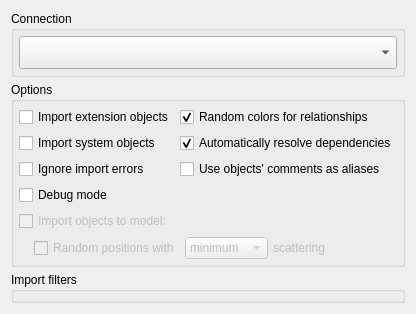
             <widget class="QWidget" name="layoutWidget">
              <layout class="QVBoxLayout" name="verticalLayout">
               <property name="spacing">
                <number>5</number>
               </property>
               <item>
                <widget class="QGroupBox" name="connection_gb">
                 <property name="sizePolicy">
                  <sizepolicy hsizetype="Preferred" vsizetype="Fixed">
                   <horstretch>0</horstretch>
                   <verstretch>0</verstretch>
                  </sizepolicy>
                 </property>
                 <property name="focusPolicy">
                  <enum>Qt::FocusPolicy::TabFocus</enum>
                 </property>
                 <property name="title">
                  <string>Connection</string>
                 </property>
                 <layout class="QHBoxLayout" name="horizontalLayout">
                  <property name="spacing">
                   <number>5</number>
                  </property>
                  <property name="leftMargin">
                   <number>5</number>
                  </property>
                  <property name="topMargin">
                   <number>5</number>
                  </property>
                  <property name="rightMargin">
                   <number>5</number>
                  </property>
                  <property name="bottomMargin">
                   <number>5</number>
                  </property>
                  <item>
                   <widget class="QComboBox" name="connections_cmb">
                    <property name="sizePolicy">
                     <sizepolicy hsizetype="Expanding" vsizetype="Fixed">
                      <horstretch>0</horstretch>
                      <verstretch>0</verstretch>
                     </sizepolicy>
                    </property>
                    <property name="sizeAdjustPolicy">
                     <enum>QComboBox::SizeAdjustPolicy::AdjustToMinimumContentsLengthWithIcon</enum>
                    </property>
                    <property name="iconSize">
                     <size>
                      <width>25</width>
                      <height>25</height>
                     </size>
                    </property>
                   </widget>
                  </item>
                 </layout>
                </widget>
               </item>
               <item>
                <widget class="QGroupBox" name="options_gb">
                 <property name="sizePolicy">
                  <sizepolicy hsizetype="Preferred" vsizetype="Preferred">
                   <horstretch>0</horstretch>
                   <verstretch>0</verstretch>
                  </sizepolicy>
                 </property>
                 <property name="title">
                  <string>Options</string>
                 </property>
                 <layout class="QGridLayout" name="gridLayout_2">
                  <property name="leftMargin">
                   <number>5</number>
                  </property>
                  <property name="topMargin">
                   <number>5</number>
                  </property>
                  <property name="rightMargin">
                   <number>5</number>
                  </property>
                  <property name="bottomMargin">
                   <number>5</number>
                  </property>
                  <item row="1" column="1">
                   <widget class="QCheckBox" name="resolve_deps_chk">
                    <property name="sizePolicy">
                     <sizepolicy hsizetype="Expanding" vsizetype="Fixed">
                      <horstretch>0</horstretch>
                      <verstretch>0</verstretch>
                     </sizepolicy>
                    </property>
                    <property name="toolTip">
                     <string>&lt;p&gt;Resolve some of the object's dependencies by querying the catalog when a needed object does not exists on the loaded set. In some cases it's necessary to combine this option with others below. This option does not applies to database level objects like role, tablespace and language as well for data types, extensions.&lt;/p&gt;</string>
                    </property>
                    <property name="statusTip">
                     <string/>
                    </property>
                    <property name="whatsThis">
                     <string/>
                    </property>
                    <property name="text">
                     <string>Automatically resolve dependencies</string>
                    </property>
                    <property name="checked">
                     <bool>true</bool>
                    </property>
                   </widget>
                  </item>
                  <item row="0" column="0">
                   <widget class="QCheckBox" name="import_ext_objs_chk">
                    <property name="sizePolicy">
                     <sizepolicy hsizetype="Fixed" vsizetype="Fixed">
                      <horstretch>0</horstretch>
                      <verstretch>0</verstretch>
                     </sizepolicy>
                    </property>
                    <property name="toolTip">
                     <string>&lt;p&gt;Enables the import of objects created by extensions. Generally there is no need to check this option but if there are objects in the database that directly references this category of objects this mode must be enabled.&lt;/p&gt;</string>
                    </property>
                    <property name="statusTip">
                     <string/>
                    </property>
                    <property name="whatsThis">
                     <string/>
                    </property>
                    <property name="text">
                     <string>Import extension objects</string>
                    </property>
                   </widget>
                  </item>
                  <item row="8" column="0" colspan="2">
                   <layout class="QVBoxLayout" name="import_to_model_lt">
                    <property name="spacing">
                     <number>5</number>
                    </property>
                    <property name="leftMargin">
                     <number>15</number>
                    </property>
                    <property name="bottomMargin">
                     <number>0</number>
                    </property>
                    <item>
                     <layout class="QHBoxLayout" name="horizontalLayout_5">
                      <property name="spacing">
                       <number>5</number>
                      </property>
                      <property name="leftMargin">
                       <number>0</number>
                      </property>
                      <property name="bottomMargin">
                       <number>0</number>
                      </property>
                      <item>
                       <widget class="QCheckBox" name="rand_obj_pos_chk">
                        <property name="enabled">
                         <bool>false</bool>
                        </property>
                        <property name="sizePolicy">
                         <sizepolicy hsizetype="Preferred" vsizetype="Fixed">
                          <horstretch>0</horstretch>
                          <verstretch>0</verstretch>
                         </sizepolicy>
                        </property>
                        <property name="toolTip">
                         <string>&lt;p&gt;When checked this option causes the imported tables to be placed in random positions without changing the positions of the objects previously existing on the model. If this option is unchecked, all tables will be placed at the position (0, 0).&lt;/p&gt;</string>
                        </property>
                        <property name="text">
                         <string>Random positions with</string>
                        </property>
                       </widget>
                      </item>
                      <item>
                       <widget class="QComboBox" name="scattering_lvl_cmb">
                        <property name="enabled">
                         <bool>false</bool>
                        </property>
                        <property name="toolTip">
                         <string>&lt;p&gt;Determines the amount of space used to scatter the tables in the canvas increasing the distance between them.&lt;/p&gt;</string>
                        </property>
                        <property name="currentIndex">
                         <number>0</number>
                        </property>
                        <property name="sizeAdjustPolicy">
                         <enum>QComboBox::SizeAdjustPolicy::AdjustToContents</enum>
                        </property>
                        <item>
                         <property name="text">
                          <string>minimum</string>
                         </property>
                        </item>
                        <item>
                         <property name="text">
                          <string>medium</string>
                         </property>
                        </item>
                        <item>
                         <property name="text">
                          <string>maximum</string>
                         </property>
                        </item>
                       </widget>
                      </item>
                      <item>
                       <widget class="QLabel" name="scattering_lbl">
                        <property name="enabled">
                         <bool>false</bool>
                        </property>
                        <property name="sizePolicy">
                         <sizepolicy hsizetype="Expanding" vsizetype="Preferred">
                          <horstretch>0</horstretch>
                          <verstretch>0</verstretch>
                         </sizepolicy>
                        </property>
                        <property name="text">
                         <string>scattering</string>
                        </property>
                        <property name="margin">
                         <number>0</number>
                        </property>
                       </widget>
                      </item>
                     </layout>
                    </item>
                   </layout>
                  </item>
                  <item row="6" column="0">
                   <widget class="QCheckBox" name="debug_mode_chk">
                    <property name="sizePolicy">
                     <sizepolicy hsizetype="Fixed" vsizetype="Fixed">
                      <horstretch>0</horstretch>
                      <verstretch>0</verstretch>
                     </sizepolicy>
                    </property>
                    <property name="toolTip">
                     <string>&lt;p&gt;All catalog queries and the created objects' source code are printed on the standard output (stdout) and the &lt;strong&gt;Debug&lt;/strong&gt; tab. This option prevents the automatic closing of the import dialog when the reverse engineering process finishes.&lt;/p&gt;</string>
                    </property>
                    <property name="statusTip">
                     <string/>
                    </property>
                    <property name="whatsThis">
                     <string/>
                    </property>
                    <property name="text">
                     <string>Debug mode</string>
                    </property>
                   </widget>
                  </item>
                  <item row="7" column="0">
                   <widget class="QCheckBox" name="import_to_model_chk">
                    <property name="enabled">
                     <bool>false</bool>
                    </property>
                    <property name="sizePolicy">
                     <sizepolicy hsizetype="Fixed" vsizetype="Fixed">
                      <horstretch>0</horstretch>
                      <verstretch>0</verstretch>
                     </sizepolicy>
                    </property>
                    <property name="toolTip">
                     <string>&lt;p&gt;Create all imported objects in the current working model instead of creating a new one. This option implies in ignoring any import error.&lt;/p&gt;</string>
                    </property>
                    <property name="statusTip">
                     <string/>
                    </property>
                    <property name="text">
                     <string>Import objects to model:</string>
                    </property>
                    <property name="checked">
                     <bool>false</bool>
                    </property>
                   </widget>
                  </item>
                  <item row="1" column="0">
                   <widget class="QCheckBox" name="import_sys_objs_chk">
                    <property name="sizePolicy">
                     <sizepolicy hsizetype="Fixed" vsizetype="Fixed">
                      <horstretch>0</horstretch>
                      <verstretch>0</verstretch>
                     </sizepolicy>
                    </property>
                    <property name="toolTip">
                     <string>&lt;p&gt;Enables the import of system built-in objects. It's recommend to select only those objects that are directly referenced by the ones to be imported. WARNING: Try to import a huge set of system objects can bloat the resultant model or even crash pgModeler due to memory/cpu overuse.&lt;/p&gt;</string>
                    </property>
                    <property name="statusTip">
                     <string/>
                    </property>
                    <property name="whatsThis">
                     <string/>
                    </property>
                    <property name="text">
                     <string>Import system objects</string>
                    </property>
                   </widget>
                  </item>
                  <item row="0" column="1">
                   <widget class="QCheckBox" name="rand_rel_color_chk">
                    <property name="sizePolicy">
                     <sizepolicy hsizetype="Expanding" vsizetype="Fixed">
                      <horstretch>0</horstretch>
                      <verstretch>0</verstretch>
                     </sizepolicy>
                    </property>
                    <property name="toolTip">
                     <string>&lt;p&gt;Random colors will be assigned to imported relationships facilitating the identification of links between tables mainly in large models.&lt;/p&gt;</string>
                    </property>
                    <property name="statusTip">
                     <string/>
                    </property>
                    <property name="text">
                     <string>Random colors for relationships</string>
                    </property>
                    <property name="checked">
                     <bool>true</bool>
                    </property>
                   </widget>
                  </item>
                  <item row="5" column="0">
                   <widget class="QCheckBox" name="ignore_errors_chk">
                    <property name="sizePolicy">
                     <sizepolicy hsizetype="Fixed" vsizetype="Fixed">
                      <horstretch>0</horstretch>
                      <verstretch>0</verstretch>
                     </sizepolicy>
                    </property>
                    <property name="toolTip">
                     <string>&lt;p&gt; pgModeler ignores import errors and will try to create as many as possible objects. By checking this option the import operation will not be aborted but an incomplete model will be constructed. This option generates a log file on pgModeler's temp directory.&lt;/p&gt;</string>
                    </property>
                    <property name="statusTip">
                     <string/>
                    </property>
                    <property name="whatsThis">
                     <string/>
                    </property>
                    <property name="text">
                     <string>Ignore import errors</string>
                    </property>
                   </widget>
                  </item>
                  <item row="5" column="1">
                   <widget class="QCheckBox" name="comments_as_aliases_chk">
                    <property name="sizePolicy">
                     <sizepolicy hsizetype="Expanding" vsizetype="Fixed">
                      <horstretch>0</horstretch>
                      <verstretch>0</verstretch>
                     </sizepolicy>
                    </property>
                    <property name="text">
                     <string>Use objects' comments as aliases</string>
                    </property>
                   </widget>
                  </item>
                 </layout>
                </widget>
               </item>
               <item>
                <widget class="QGroupBox" name="filter_gb">
                 <property name="sizePolicy">
                  <sizepolicy hsizetype="Preferred" vsizetype="Expanding">
                   <horstretch>0</horstretch>
                   <verstretch>0</verstretch>
                  </sizepolicy>
                 </property>
                 <property name="title">
                  <string>Import filters</string>
                 </property>
                </widget>
               </item>
              </layout>
             </widget>
